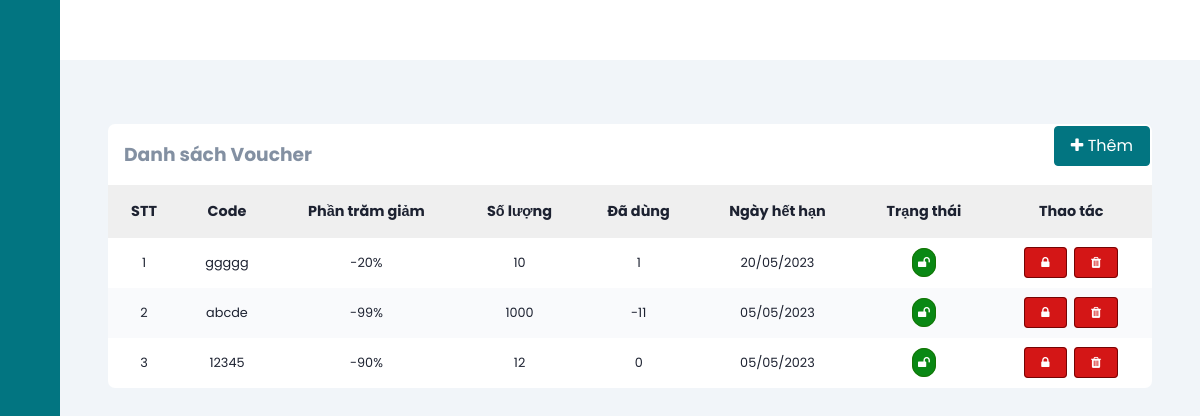
Screenshot of /voucherManage (signed in) with the database file from the repository.
### tables this page shows
CREATE TABLE `vouchers` (
  `id` int(11) NOT NULL,
  `percentDiscount` int(11) NOT NULL,
  `quantity` int(11) NOT NULL,
  `code` varchar(10) NOT NULL,
  `expirationDate` datetime NOT NULL,
  `status` tinyint(1) NOT NULL,
  `usedCount` int(11) NOT NULL
);

### mvc/core/ControllerBase.php (called while the page is built, shortened)
<?php
class ControllerBase{
    public function view($view, $data=[]){
        require_once "./mvc/views/".$view.".php";
    }
}
?>

### mvc/controllers/voucherManage.php (called while the page is built, shortened)
<?php
class voucherManage extends ControllerBase
{
    public function index()
    {
        $voucher = $this->model("voucherModel");
        $voucherList = ($voucher->getAll())->fetch_all(MYSQLI_ASSOC);
        $this->view("admin/voucher", [
            "headTitle" => "Quản lý voucher",
            "voucherList" => $voucherList
        ]);
    }
}

### mvc/core/App.php (called while the page is built, shortened)
<?php
class App
{
    protected $action = "Index";
    function __construct()
    {
        $arr = $this->UrlProcess();
        if (file_exists("./mvc/controllers/" . $arr[0] . ".php")) {
            unset($arr[0]);
        }
        $this->controller = new $this->controller;
        $this->params = $arr ? array_values($arr) : [];
        array_push($this->params, $_GET);
        call_user_func_array([$this->controller, $this->action], $this->params);
    }
    function UrlProcess()
    {
        if (isset($_GET["url"])) {
            return explode("/", filter_var(trim($_GET["url"], "/")));
        }
    }
}

### index.php (called while the page is built, shortened)
<?php
$myApp = new App();
?>

### mvc/core/DB.php (called while the page is built, shortened)
<?php
class DB{
    private static $instance = null;
    protected $servername = "localhost";
    protected $username = "root";
    protected $password = "";
    private function __construct(){
        $this->con = mysqli_connect($this->servername, $this->username, $this->password);
    }
    public static function getInstance()
    {
      if(!self::$instance)
      {
        self::$instance = new DB();
      }
      return self::$instance;
    }
}
?>

### mvc/models/VoucherModel.php (called while the page is built, shortened)
<?php
class voucherModel
{
    private static $instance = null;
    public static function getInstance()
    {
        if (!self::$instance) {
            self::$instance = new voucherModel();
        }
        return self::$instance;
    }
    public function getAll()
    {
        $db = DB::getInstance();
        $sql = "SELECT * FROM vouchers";
        $result = mysqli_query($db->con, $sql);
        return $result;
    }
}

### mvc/views/admin/voucher.php (the view, shortened to what this page needs)
<link rel="stylesheet" href="https://maxcdn.bootstrapcdn.com/font-awesome/4.4.0/css/font-awesome.min.css" />
<?php require APP_ROOT . '/views/admin/inc/head.php'; ?>
<body>
    <?php require APP_ROOT . '/views/admin/inc/sidebar.php'; ?>
    <div class="main-content">
        <main>
            <section class="recent">
                <div class="activity-grid">
                    <div class="activity-card">
                        <a href="<?= URL_ROOT . '/voucherManage/add' ?>" class="button right"><i class="fa fa-plus" aria-hidden="true"></i> Thêm</a>
                        <h3>Danh sách Voucher</h3>
                        <div class="table-responsive">
                            <table>
                                <thead>
                                    <tr>
                                        <th>STT</th>
                                        <th>Code</th>
                                        <th>Phần trăm giảm</th>
                                        <th>Số lượng</th>
                                        <th>Đã dùng</th>
                                        <th>Ngày hết hạn</th>
                                        <th>Trạng thái</th>
                                        <th>Thao tác</th>
                                    </tr>
                                </thead>
                                <tbody>
                                    <?php
                                    $count = 0;
                                    foreach ($data['voucherList'] as $key => $value) {
                                    ?>
                                        <tr>
                                            <td><?= ++$count ?></td>
                                            <td><?= $value['code'] ?></td>
                                            <td>-<?= $value['percentDiscount'] ?>%</td>
                                            <td><?= $value['quantity'] ?></td>
                                            <td><?= $value['usedCount'] ?></td>
                                            <td><?= date("d/m/Y", strtotime($value['expirationDate'])) ?></td>
                                            <?php
                                            if ($value['status']) { ?>
                                                <td><span class="active"><i class="fa fa-unlock" aria-hidden="true"></i></span></td>
                                            <?php } else { ?>
                                                <td><span class="block"><i class="fa fa-lock" aria-hidden="true"></i></span></td>
                                            <?php }
                                            ?>
                                            <td>
                                                <?php
                                                if ($value['status']) { ?>
                                                    <a class="button-red" href="<?= URL_ROOT . '/voucherManage/changeStatus/' . $value['id'] ?>"><i class="fa fa-lock" aria-hidden="true"></i></a>
                                                <?php } else { ?>
                                                    <a class="button-green" href="<?= URL_ROOT . '/voucherManage/changeStatus/' . $value['id'] ?>"><i class="fa fa-unlock" aria-hidden="true"></i></a>
                                                <?php }
                                                ?>
                                                <a href="<?= URL_ROOT . '/voucherManage/delete/' . $value['id'] ?>" class="button-red" onclick="return confirm('Bạn có chắc chắn muốn xóa sản phẩm này?')"><i class="fa fa-trash" aria-hidden="true"></i></a>
                                            </td>
                                        </tr>
                                    <?php }
                                    ?>
                                </tbody>
                            </table>
                        </div>
                    </div>
                </div>
            </section>
        </main>
    </div>
</body>
</html>

### public/css/admin.css (style rules this page uses)
:root { --main-color: #027581; --color-dark: #1D2231; --text-grey: #8390A2; }
* { font-family: 'Poppins', sans-serif; margin: 0; padding: 0; text-decoration: none; list-style-type: none; box-sizing: border-box; }
.main-content { position: relative; margin-left: 240px; transition: margin-left 500ms; }
main { margin-top: 60px; background: #f1f5f9; min-height: 90vh; padding: 1rem 3rem; }
.recent { margin-top: 3rem; margin-bottom: 3rem; }
.activity-grid { display: grid; grid-template-columns: 100% 25%; grid-column-gap: 1.5rem; }
.activity-card, .summary-card, .bday-card { background: #fff; border-radius: 7px; }
.activity-card h3 { color: var(--text-grey); margin: 1rem; }
.activity-card table { width: 100%; border-collapse: collapse; }
.activity-card thead { background: #efefef; text-align: left; }
th, td { font-size: .9rem; padding: 1rem 1rem; color: var(--color-dark); text-align: center; }
td { font-size: .8rem; }
tbody tr:nth-child(even) { background: #f9fafc; }
.button { background: var(--main-color); color: #fff; border: 1px solid var(--main-color); border-radius: 4px; padding: .4rem 1rem; margin: 2px 2px; }
.button-red { background: rgb(212, 22, 22); color: #fff; border: 1px solid rgb(116, 4, 4); border-radius: 4px; padding: .4rem 1rem; margin: 2px 2px; }
.table-responsive { overflow-x: auto; }
@media only screen and (max-width: 1200px) { .main-content { margin-left: 60px; } }
.right { float: right; }
.active { background: rgb(9, 136, 20); color: #fff; border: 1px solid rgb(23, 116, 4); padding: 5px; border-radius: 20px; }

### rows the page displays
vouchers: code "ggggg", percentDiscount "20", quantity "10", usedCount "1", expirationDate "20/05/2023", status 1 (drawn)
vouchers: code "abcde", percentDiscount "99", quantity "1000", usedCount "-11", expirationDate "05/05/2023", status 1 (drawn)
vouchers: code "12345", percentDiscount "90", quantity "12", usedCount "0", expirationDate "05/05/2023", status 1 (drawn)
